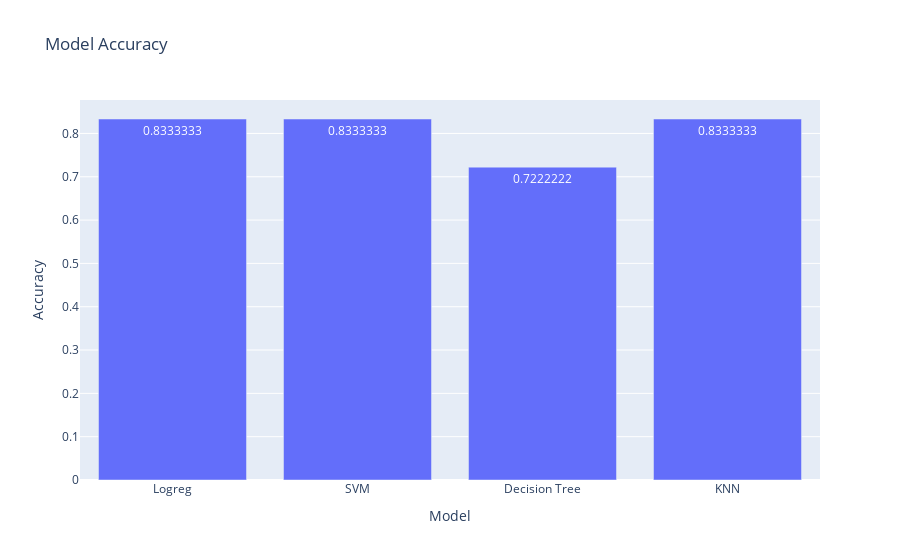

The notebook cell this image was saved under:
### Code cell
import plotly.express as px
fig = px.bar(df2, x='Model', y='Accuracy', title='Model Accuracy', text_auto=True)
fig.show()

### Figure 1 — Plotly figure (JSON) as saved in the notebook; plotly's stock layout.template omitted (floating-point values rounded to 4 significant figures)
{"data": [{"alignmentgroup": "True", "hovertemplate": "Model=%{x}<br>Accuracy=%{y}<extra></extra>", "legendgroup": "", "marker": {"color": "#636efa", "pattern": {"shape": ""}}, "name": "", "offsetgroup": "", "orientation": "v", "showlegend": false, "textposition": "auto", "texttemplate": "%{y}", "type": "bar", "x": ["Logreg", "SVM", "Decision Tree", "KNN"], "xaxis": "x", "y": [0.8333, 0.8333, 0.7222, 0.8333], "yaxis": "y"}], "layout": {"autosize": true, "barmode": "relative", "legend": {"tracegroupgap": 0}, "title": {"text": "Model Accuracy"}, "xaxis": {"anchor": "y", "autorange": true, "domain": [0, 1], "range": [-0.5, 3.5], "title": {"text": "Model"}, "type": "category"}, "yaxis": {"anchor": "x", "autorange": true, "domain": [0, 1], "range": [0, 0.8772], "title": {"text": "Accuracy"}, "type": "linear"}}}
